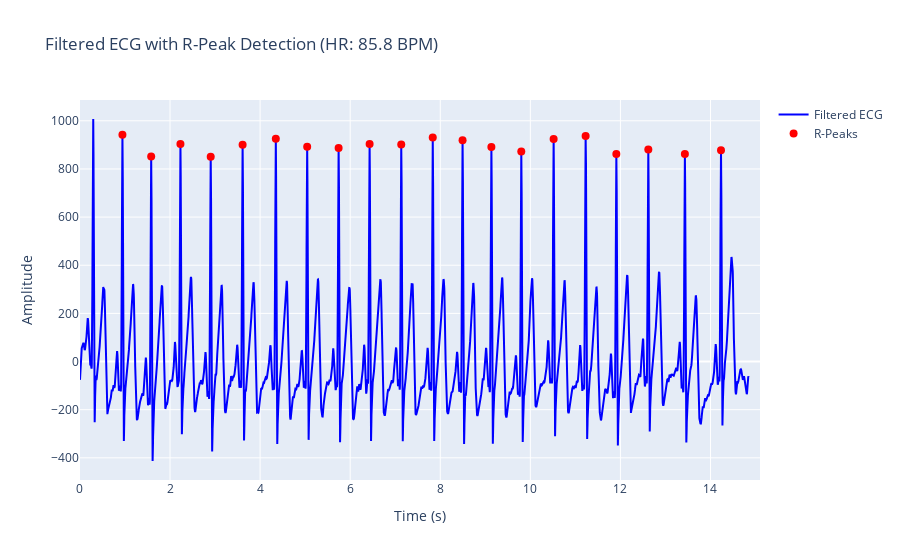

Write notebook code for a chart like this one.
### Code cell
# ECG Analysis Pipeline using NeuroKit2
ecg_signal = ecg_filtered

# Step 1: Clean ECG signal using NeuroKit's preprocessing
try:
    ecg_signal = nk.ecg_clean(ecg_signal, sampling_rate=sampling_rate, method="neurokit")
except Exception as e:
    print(f"ECG cleaning failed: {e}")

# Step 2: R-peak detection for heart rate calculation
try:
    peaks = nk.ecg_findpeaks(ecg_signal, sampling_rate=sampling_rate, method="neurokit")
    r_peak_indices = peaks['ECG_R_Peaks']
    print(f"R-peaks detected using neurokit: {len(r_peak_indices)} peaks")

    # Step 3: Heart rate calculation
    if len(r_peak_indices) > 1:
        r_peak_times = time_axis[r_peak_indices]
        rr_intervals = np.diff(r_peak_times)
        heart_rate = 60 / np.mean(rr_intervals)

        print("\nHeart Rate Analysis:")
        print(f"Average Heart Rate: {heart_rate:.2f} BPM")
    else:
        heart_rate = 0
        print("Insufficient R-peaks detected for heart rate calculation")
    
    # Step 4: Visualize results with Plotly
    fig_rpeaks = go.Figure()
    fig_rpeaks.add_trace(go.Scatter(x=time_axis,y=ecg_signal,mode='lines',name='Filtered ECG',line=dict(color='blue')))
    fig_rpeaks.add_trace(go.Scatter(x=time_axis[r_peak_indices],y=ecg_signal[r_peak_indices],mode='markers',name='R-Peaks',marker=dict(color='red', size=8)))
    fig_rpeaks.update_layout(title=f'Filtered ECG with R-Peak Detection (HR: {heart_rate:.1f} BPM)', xaxis_title='Time (s)', yaxis_title='Amplitude')
    fig_rpeaks.show()
    
except Exception as e:
    print(f"R-peak detection failed: {e}")
    r_peak_indices = []

### Figure 1 — Plotly figure (JSON) as saved in the notebook; plotly's stock layout.template omitted (floating-point values rounded to 4 significant figures; data arrays with more than 128 entries replaced by an {"elided": "..."} marker saying what was removed)
{"data": [{"line": {"color": "blue"}, "mode": "lines", "name": "Filtered ECG", "type": "scatter", "x": {"elided": "7400 float values"}, "y": {"elided": "7400 float values"}}, {"marker": {"color": "red", "size": 8}, "mode": "markers", "name": "R-Peaks", "type": "scatter", "x": [0.9433, 1.582, 2.231, 2.903, 3.612, 4.349, 5.045, 5.743, 6.431, 7.134, 7.833, 8.495, 9.135, 9.799, 10.52, 11.23, 11.91, 12.62, 13.43, 14.23], "y": [941.5, 851.7, 903.3, 850.5, 900.9, 925.5, 892.0, 886.6, 903.9, 901.3, 930.2, 918.7, 891.1, 872.7, 924.9, 936.5, 861.8, 880.6, 862.0, 878.0]}], "layout": {"title": {"text": "Filtered ECG with R-Peak Detection (HR: 85.8 BPM)"}, "xaxis": {"title": {"text": "Time (s)"}}, "yaxis": {"title": {"text": "Amplitude"}}}}
